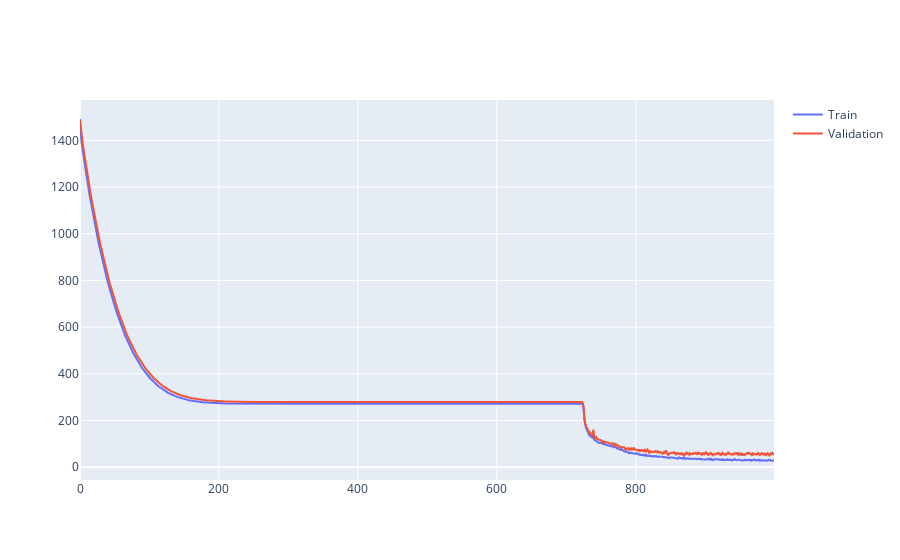

Notebook cell for this chart:
### Code cell
fig = go.Figure(data=[go.Scatter(x = list(range(len(train_losses))), y=train_losses, name="Train"),
                     go.Scatter(x = list(range(len(val_losses))), y=val_losses, name="Validation")])
fig.show()

### Figure 1 — Plotly figure (JSON) as saved in the notebook; plotly's stock layout.template omitted (floating-point values rounded to 4 significant figures; data arrays with more than 128 entries replaced by an {"elided": "..."} marker saying what was removed)
{"data": [{"name": "Train", "type": "scatter", "x": {"elided": "1000 int values"}, "y": {"elided": "1000 float values"}}, {"name": "Validation", "type": "scatter", "x": {"elided": "1000 int values"}, "y": {"elided": "1000 float values"}}], "layout": {"autosize": true, "xaxis": {"autorange": true, "range": [0, 999], "type": "linear"}, "yaxis": {"autorange": true, "range": [-54.6, 1573.0], "type": "linear"}}}
